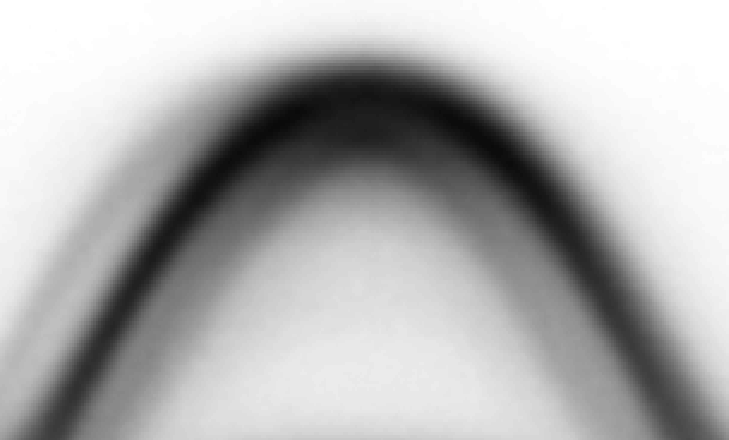
#> input picture 0_simple_model/figs_png/cut_KGK_Moire.png, 729 x 440 px, found by its file name
$ python fit.py
#> lines starting #> are read from the running program, lines starting #| are printed output that depends on the picture; long printed decimals are rounded
import numpy as np
from PIL import Image
import matplotlib.pyplot as plt
from scipy.optimize import curve_fit

figname = "/home/dario/Desktop/git/MoireBands/0_simple_model/figs_png/cut_KGK_Moire.png"

im = Image.open(figname)
#> im is the input picture: PIL image 729x440 RGBA; mean R, G, B, A 177, 177, 177, 255

pic = np.array(np.asarray(im))

len_e, len_k, z = pic.shape
#> len_e = 440; len_k = 729; z = 4

plt.figure(figsize=(20,20))
#Cut at given E
plt.subplot(1,2,1)
y1 = 200
X = np.arange(len_k)
#> X = 729 values from 0 to 728
Y = 256-pic[len_e-y1,:,0]
#> Y = 729 values, max 231 at index 163, min 8 at index 719, mean 95.69
def l2(x,w1,s1,p1,w2,s2,p2):#,w3,s3,p3):    #lorentz
    return w1/((x-p1)**2+s1**2) +w2/((x-p2)**2+s2**2) #+ w3/((x-p3)**2+s3**2)
def l3(x,w1,s1,p1,w2,s2,p2,w3,s3,p3):    #lorentz
    return w1/((x-p1)**2+s1**2) +w2/((x-p2)**2+s2**2) + w3/((x-p3)**2+s3**2)

def g2(x,w1,s1,p1,w2,s2,p2):#,w3,s3,p3):    #gauss
    return w1*np.exp(-((x-p1)/s1)**2) + w2*np.exp(-((x-p2)/s2)**2) #+ w3*np.exp(-((x-p3)/s3)**2)
def g3(x,w1,s1,p1,w2,s2,p2,w3,s3,p3):    #gauss
    return w1*np.exp(-((x-p1)/s1)**2) + w2*np.exp(-((x-p2)/s2)**2) + w3*np.exp(-((x-p3)/s3)**2)

if 0:       #gauss
    plt.title("Gauss")
    if 0:   #2 peaks
        print("gauss, 2 peaks")
        fun = g2
        x = 190
        popt,pcov = curve_fit(fun,X[:x],Y[:x],p0=[80,10,100,230,10,200],#,150,20,250],
                bounds = (  (10 ,0  ,50 ,100,0  ,140),#,100,0  ,180),
                            (120,100,150,250,100,200)#,200,80,270)
                    )
                )
    else:   #3 peaks
        print("gauss, 3 peaks")
        fun = g3
        x = 280
        popt,pcov = curve_fit(fun,X[:x],Y[:x],p0=[80,10,100,230,10,200,150,20,250],
                bounds = (  (10 ,0  ,50 ,100,0  ,140,100,0  ,180),
                            (120,100,150,250,100,200,200,80,270)
                    )
                )
else:   #lorentz
    plt.title("Lorentz")
    if 0:   #2 peaks
        print("lorentz, 2 peaks")
        fun = l2
        x = 190
        popt,pcov = curve_fit(fun,X[:x],Y[:x],p0=[80000,10,100,230000,10,200],#,150000,20,250],
                bounds = (  (10 ,0  ,50 ,100,0  ,140),#,100,0  ,180),
                            (1e8,50,150,1e8,50,200)#,1e8,80,270)
                    )
                )
    else:   #3 peaks
        print("lorentz, 3 peaks")
        fun = l3
        x = 280
        popt,pcov = curve_fit(fun,X[:x],Y[:x],p0=[80000,10,100,230000,10,200,150000,20,250],
                bounds = (  (10 ,0  ,50 ,100,0  ,140,100,0  ,180),
                            (1e8,50,150,1e8,50,200,1e8,80,270)
                    )
                )
#> popt = [13684.2, 17.28, 77.98, 164857.6, 29.79, 162.1, 398015.4, 59.6, 233.3]
txt_par = ["w1","s1","p1","w2","s2","p2","w3","s3","p3"]
print("Constant E plot:")
for i in range(len(popt)):
    print(txt_par[i]+" ",popt[i])
#> this loop made 9 passes
#| w1  13684.199
#| s1  17.282
#| p1  77.976
#| w2  164857.607
#| s2  29.790
#| p2  162.099
#| w3  398015.395
#| s3  59.600
#> (further printed lines are left out)

plt.plot(X,Y,'b')
plt.plot(X[:x],fun(X[:x],*popt),'r',label='rw='+"{:.1f}".format(popt[0]/popt[3]*100)+"%")
weights = np.array([popt[0],popt[3]])
#> weights = [13684.2, 164857.6]
W1 = (weights/np.max(weights))[0]
#> W1 = 0.083
print("Relative weight: ",W1)
#| Relative weight:  0.08301
plt.legend()

#Cut at given k
plt.subplot(1,2,2)
y2 = int(popt[5])       #index of k where to take the cut
#> y2 = 162
X = np.arange(len_e)
#> X = 440 values from 0 to 439
Y = 256-np.flip(pic[:,y2,0])
#> Y = 440 values, max 231 at index 194, min 3 at index 402, mean 96.35

if 0:   #gauss
    plt.title("Gauss")
    x = 170
    fun = g2
    popt2,pcov = curve_fit(fun,X[x:],Y[x:],p0=[160,10,160,260,10,260],
            bounds = (  (50 ,0  ,100,50 ,0  ,200),
                        (500,100,250,500,100,350)
                )
            )
else:   #lorentz
    plt.title("Lorentz")
    if 0:   #2 peaks
        x = 170
        x_e = -1
        fun = l2
        popt2,pcov = curve_fit(fun,X[x:x_e],Y[x:x_e],p0=[150,10,193,80,10,288],
                bounds = (  (10 ,0  ,50 ,10 ,0  ,250),
                            (1e8,200,250,1e8,200,350)
                    )
                )
    else:   #3 peaks
        x = 50
        x_e = -1
        fun = l3
        popt2,pcov = curve_fit(fun,X[x:x_e],Y[x:x_e],p0=[570000,10,193,25832,10,288,300000,50,150],
                bounds = (  (10 ,0  ,50 ,10 ,0  ,250,10 ,0  ,x),
                            (1e8,200,250,1e8,200,350,1e8,200,180)
                    )
                )
#> popt2 = [489180.6, 48.19, 198, 22056.4, 21.83, 295.4, 321041.8, 62.19, 89.91]
print("\nConstant K plot:")
for i in range(len(popt2)):
    print(txt_par[i]+" ",popt2[i])

plt.plot(X,Y,'g')
plt.plot(X[x:],fun(X[x:],*popt2),'r',label='rw='+"{:.1f}".format(popt2[3]/popt2[0]*100)+"%")
weights = np.array([popt2[0],popt2[3]])
#> weights = [489180.6, 22056.4]
W2 = (weights/np.max(weights))[1]
#> W2 = 0.0451
print("Relative weight: ",W2)
#| Relative weight:  0.04509
plt.legend()


plt.show()
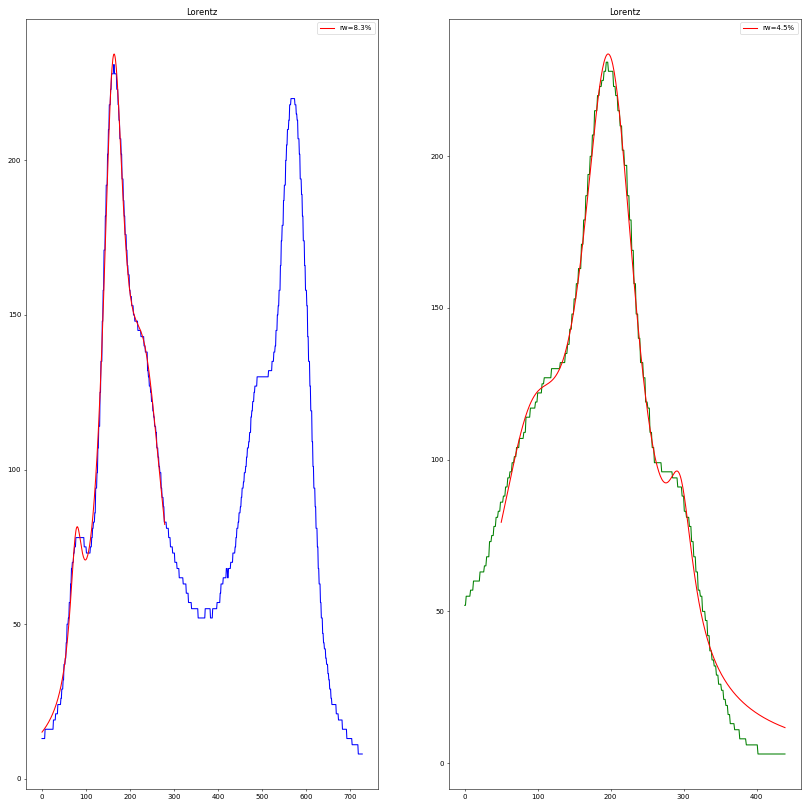
#> figure drawn by matplotlib, 2 panels; panel 1: curve peaks at x = 163, y = 231; panel 1: curve peaks at x = 164, y = 234.4; panel 2: curve peaks at x = 194, y = 231; panel 2: curve peaks at x = 197, y = 233.7

$ run again, with 0_simple_model/figs_png/G_extracted_points_v1.png copied over 0_simple_model/figs_png/cut_KGK_Moire.png
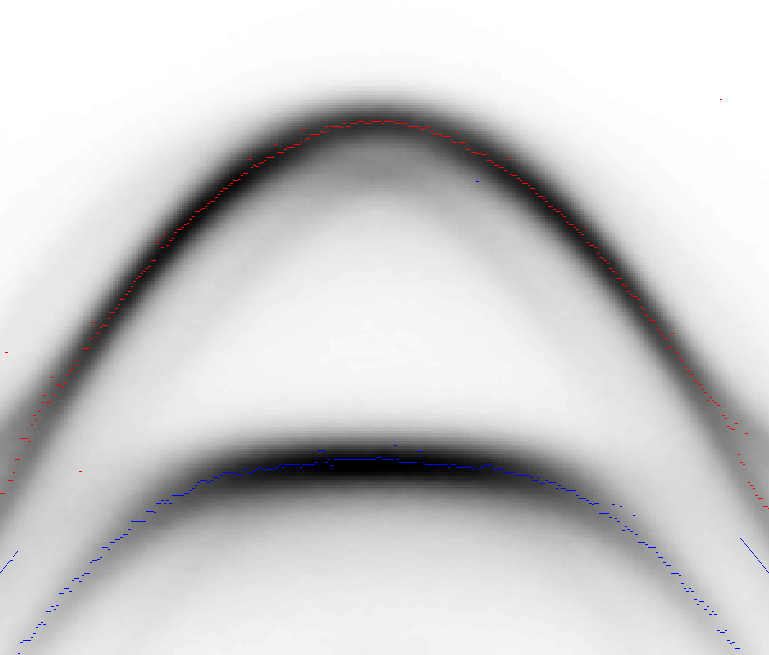
#> input picture 0_simple_model/figs_png/G_extracted_points_v1.png, 769 x 655 px, found by its file name
#> im is the input picture: PIL image 769x655 RGBA; mean R, G, B, A 204.6, 204.2, 204.6, 255
#> `Y = 256-pic[len_e-y1,:,0]`: Y = 769 values, max 244 at index 379, min 34 at index 627, mean 125
#> popt = [232010.8, 50, 50, 17688.5, 22.45, 200, 377439.3, 44.55, 266.5]
#> the loop `for i in range(len(popt)):` made 9 passes
#| w1  232010.816
#| s1  50.000
#| p1  50.000
#| w2  17688.462
#| s2  22.448
#> (further printed lines are left out)
#> `weights = np.array([popt[0],popt[3]])`: weights = [232010.8, 17688.5]
#> W1 = 1
#| Relative weight:  1.0
#> y2 = 199
#> `Y = 256-np.flip(pic[:,y2,0])`: Y = 655 values, max 256 at index 172, min 1 at index 443, mean 59.48
#> popt2 = [78073.3, 21.86, 163.4, 2864969.6, 200, 350, 10, 200, 50]
#> the loop `for i in range(len(popt2)):` made 9 passes
#| w1  78073.344
#| s1  21.857
#| p1  163.446
#| w2  2864969.627
#| s2  200.000
#> (further printed lines are left out)
#> `weights = np.array([popt2[0],popt2[3]])`: weights = [78073.3, 2864969.6]
#> W2 = 1
#| Relative weight:  1.0
#> `plt.show()`:
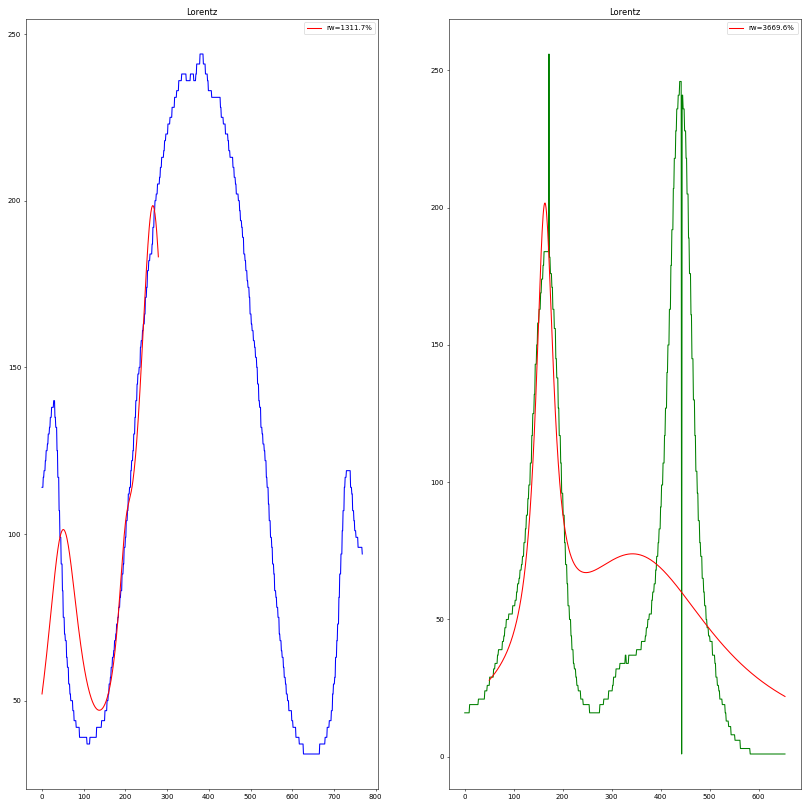
#> figure drawn by matplotlib, 2 panels; panel 1: curve peaks at x = 379, y = 244; panel 1: curve peaks at x = 266, y = 198.5; panel 2: curve peaks at x = 172, y = 256; panel 2: curve peaks at x = 164, y = 201.7
